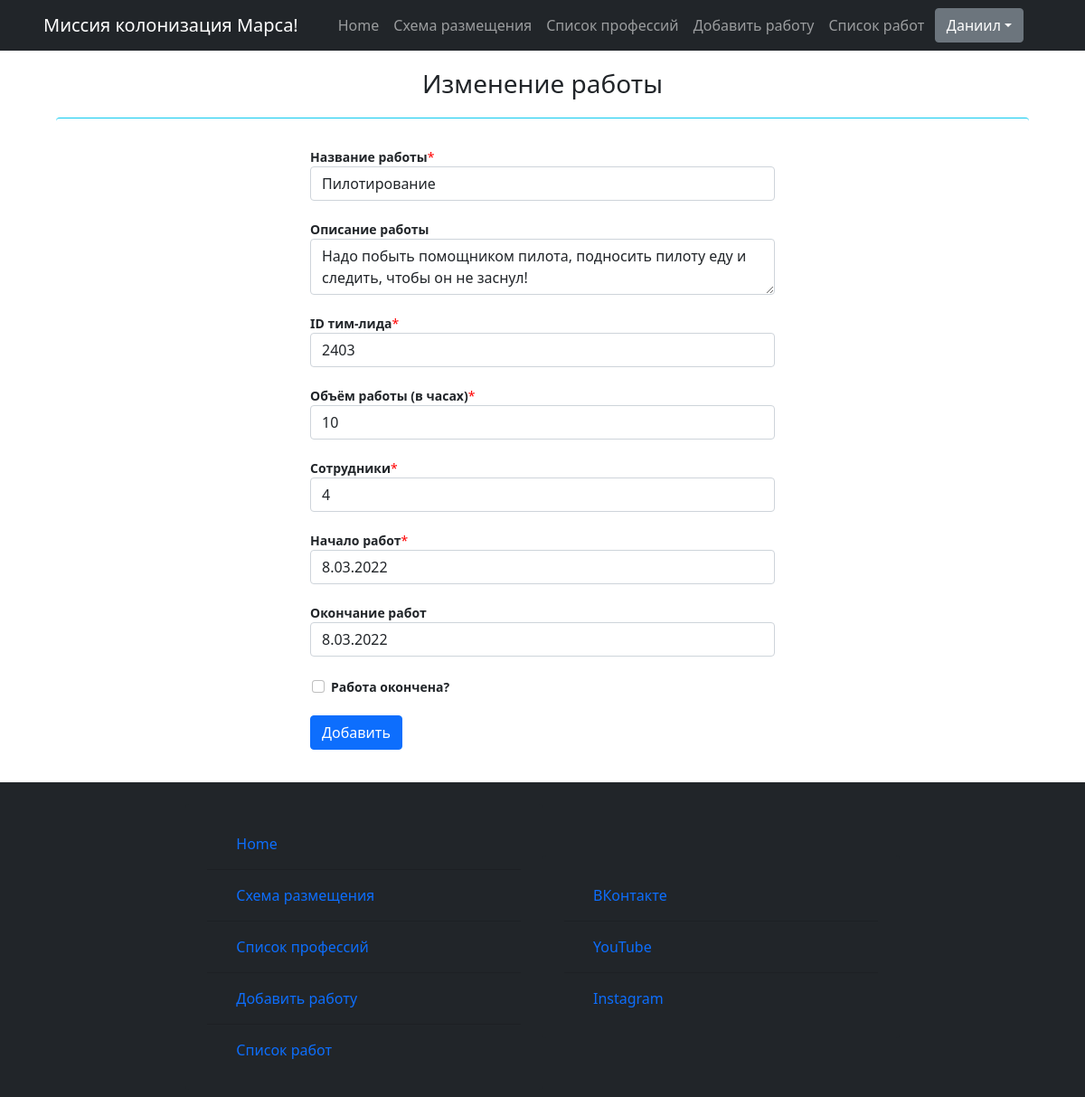
The page /edit_job/2 (signed in) on the database as committed earlier.
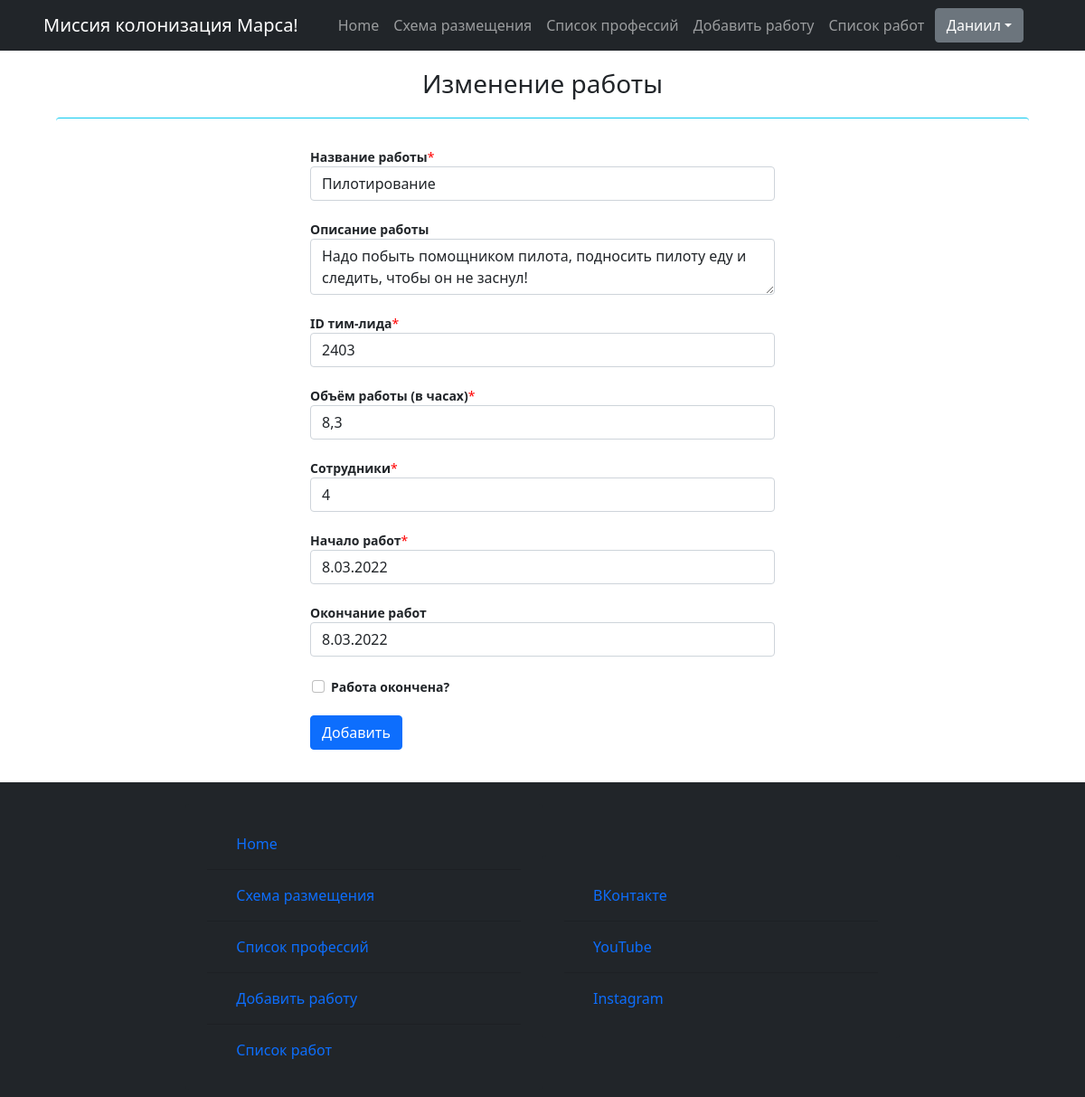
The same page on the database as committed later.
### static/data/jobs.py (models this page shows)
class Jobs(SqlAlchemyBase, UserMixin):
    __tablename__ = 'jobs'
    id = sqlalchemy.Column(sqlalchemy.Integer,
                           primary_key=True, autoincrement=True)
    job_title = sqlalchemy.Column(sqlalchemy.String, nullable=True)
    job_describe = sqlalchemy.Column(sqlalchemy.String, nullable=True)
    team_leader = sqlalchemy.Column(sqlalchemy.Integer, nullable=True)
    work_size = sqlalchemy.Column(sqlalchemy.Integer, nullable=True)
    collaborators = sqlalchemy.Column(sqlalchemy.String, nullable=True)
    start_date = sqlalchemy.Column(sqlalchemy.String, nullable=True)
    end_date = sqlalchemy.Column(sqlalchemy.String, nullable=True)
    creator = sqlalchemy.Column(sqlalchemy.Integer, nullable=True)
    is_finished = sqlalchemy.Column(sqlalchemy.Boolean, nullable=True)
    is_only_for_crew = sqlalchemy.Column(sqlalchemy.Boolean, nullable=True)

### runner.py (the view, shortened to what this page needs)
@app.route('/edit_job/<int:id>', methods=['POST', 'GET'])
def edit_job(id):
    form = CreateJob()
    html_file = "html/create_job.html"
    job = Jobs()
    if request.method == "GET":
        db_sess = db_session.create_session()
        job = db_sess.query(Jobs).filter(Jobs.id == id,
                                         Jobs.creator == current_user.id
                                         ).first()
        if job:
            form.job_title.data = job.job_title
            form.job_describe.data = ' '.join(job.job_describe.split())
            form.team_leader_id.data = job.team_leader
            form.work_size.data = job.work_size
            form.collaborators.data = job.collaborators
            form.start_date.data = job.start_date
            form.end_date.data = job.end_date
            form.is_finished.data = job.is_finished
        else:
            abort(404)
    return render_template(html_file,
                           form=form,
                           card_title='Изменение работы',
                           title='Создание работы',
                           menu_bar_title='Миссия колонизация Марса!')

### runner.py (called while the page is built)
@login_manager.user_loader
def load_user(user_id):
    db_session.global_init("static/databases/my_site.db")
    db_sess = db_session.create_session()
    return db_sess.query(User).get(user_id)

### static/data/db_session.py (called while the page is built, shortened)
def global_init(db_file):
    global __factory
    if __factory:
        return

def create_session() -> Session:
    global __factory
    return __factory()

### templates/html/create_job.html (shortened to what the changed rows need)
{% extends "html/base.html" %}
{% block content %}
    <div class="registration-form">
        <div class="card border-info creating-job-form">
            <div class="card-body">
                <form class="row g-3" method="post" novalidate>
                    <div class="col-md-6" id="job_title">
                        <label for="job_title" class="form-label" id="job_title"><b>Название работы</b><font color="red">*</font></label>
                        {{ form.job_title(class="form-control") }}
                    </div>
                    <div class="col-md-6" id="job_describe">
                        <label for="job_describe" class="form-label" id="job_describe"><b>Описание работы</b></label>
                        {{ form.job_describe(class="form-control") }}
                    </div>
                    <div class="col-md-6" id="work_size">
                        <label for="work_size" class="form-label"><b>Объём работы (в часах)</b><font color="red">*</font></label>
                        {{ form.work_size(class="form-control") }}
                    </div>
                    <div class="col-md-6" id="collaborators">
                        <label for="collaborators" class="form-label"><b>Сотрудники</b><font color="red">*</font></label>
                        {{ form.collaborators(class="form-control") }}
                    </div>
                    <div class="col-md-6" id="start_date">
                        <label for="start_date" class="form-label"><b>Начало работ</b><font color="red">*</font></label>
                        {{ form.start_date(class="form-control") }}
                    </div>
                    <div class="col-md-6" id="end_date">
                        <label for="end_date" class="form-label"><b>Окончание работ</b></label>
                        {{ form.end_date(class="form-control") }}
                    </div>
                    <div class="col-md-6">
                        <div class="form-check">
                            {{ form.is_finished(class="form-check-input") }}
                            <label class="form-check-label" for="is_finished">
                            <b>Работа окончена?</b>
                            </label>
                        </div>
                    </div>
                </form>
            </div>
        </div>
    </div>
{% endblock %}

Rows that differ between the two databases and show on the page:
changed Jobs "Пилотирование": work_size "10" → "8,3"
